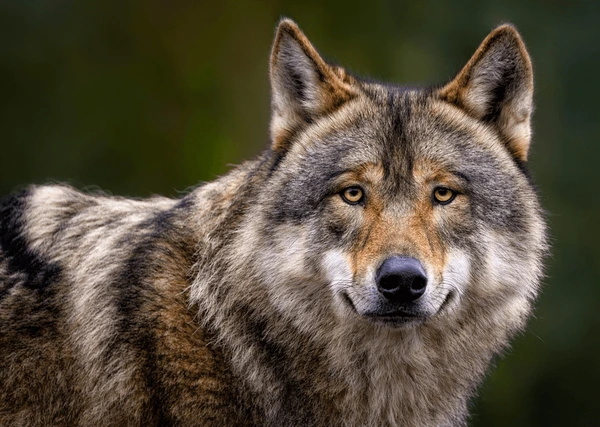
#> input picture 06.opencv/project2/fox.webp, 600 x 427 px
$ jupyter execute project2.ipynb
#> lines starting #> are read from the running program, lines starting #| are printed output that depends on the picture
[cell 1]
import cv2
import numpy as np

# --------------------------------
# 1. Read Image
# --------------------------------

img = cv2.imread("fox.webp")
#> img is the input picture: shape (427, 600, 3); mean B, G, R 58.8, 75.7, 84.4

if img is None:
    print("Image not found!")
    exit()

print("Image loaded successfully")


# --------------------------------
# 2. Rotate Image
# --------------------------------

rotated = cv2.rotate(img, cv2.ROTATE_90_CLOCKWISE)
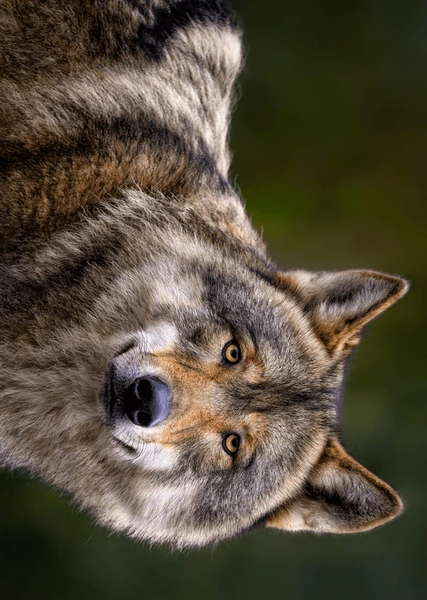
#> rotated: shape (600, 427, 3); mean B, G, R 58.8, 75.7, 84.4

cv2.imshow("Rotated Image", rotated)


# --------------------------------
# 3. Resize Image
# --------------------------------

resized = cv2.resize(img, (500, 300))
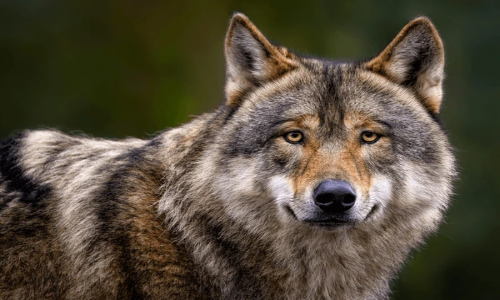
#> resized: shape (300, 500, 3); mean B, G, R 58.7, 75.6, 84.3

cv2.imshow("Resized Image", resized)


# --------------------------------
# 4. Flip Image
# --------------------------------

flipped = cv2.flip(img, 1)
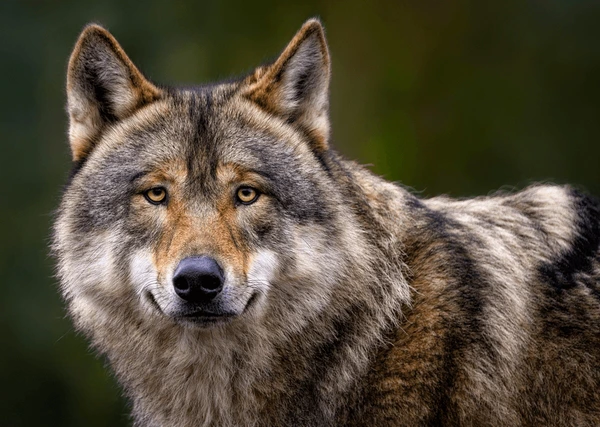
#> flipped: shape (427, 600, 3); mean B, G, R 58.8, 75.7, 84.4

cv2.imshow("Flipped Image", flipped)


# --------------------------------
# 5. Crop Image
# --------------------------------

cropped = img[100:400, 100:500]
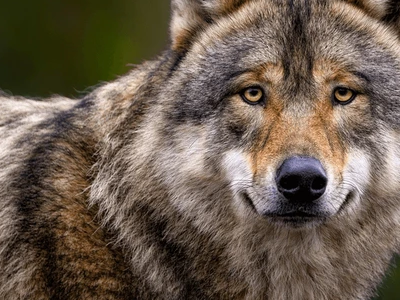
#> cropped: shape (300, 400, 3); mean B, G, R 78.9, 93.5, 108.2

cv2.imshow("Cropped Image", cropped)


# --------------------------------
# 6. Translate / Move Image
# --------------------------------

height, width = img.shape[:2]
#> height = 427; width = 600

matrix = np.float32([
    [1, 0, 100],
    [0, 1, 50]
])

translated = cv2.warpAffine(img, matrix, (width, height))
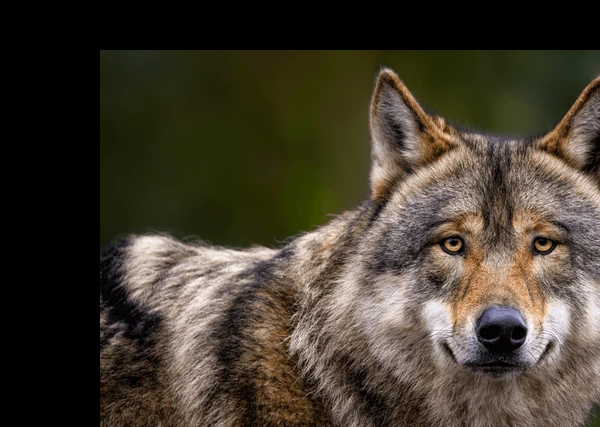
#> translated: shape (427, 600, 3); mean B, G, R 46.5, 59.6, 67.3

cv2.imshow("Translated Image", translated)


# --------------------------------
# 7. Save Images
# --------------------------------

cv2.imwrite("rotated.png", rotated)
cv2.imwrite("resized.png", resized)
cv2.imwrite("flipped.png", flipped)
cv2.imwrite("cropped.png", cropped)
cv2.imwrite("translated.png", translated)

print("All images saved successfully")


# --------------------------------
# 8. Wait and Close
# --------------------------------

cv2.waitKey(0)
cv2.destroyAllWindows()
